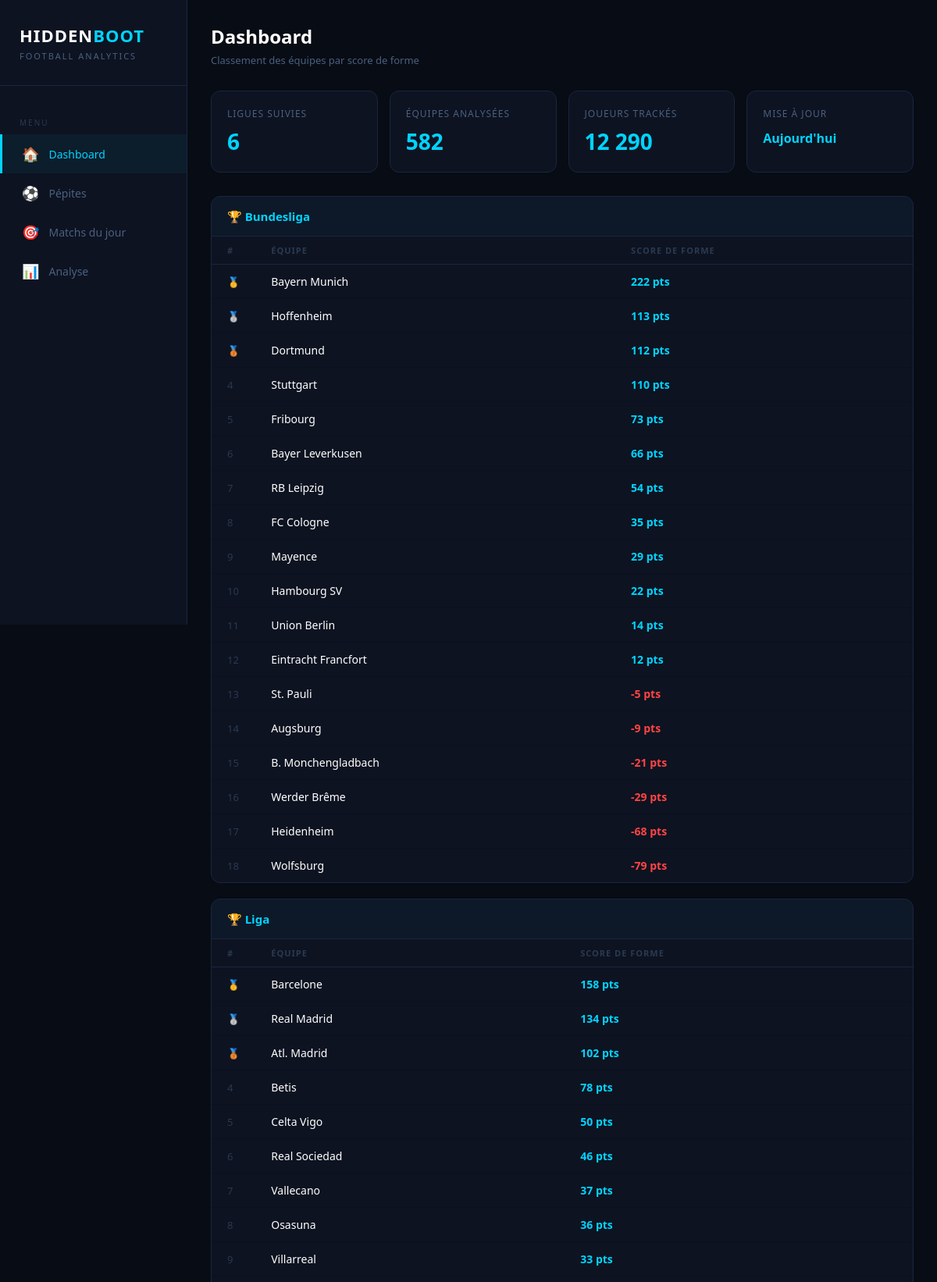
The page / (upper part) on the database its author committed.
### tables this page shows
CREATE TABLE scores (
        id INTEGER PRIMARY KEY AUTOINCREMENT,
        equipe_id INTEGER,
        score_total INTEGER,
        date_calcul TEXT,
        FOREIGN KEY (equipe_id) REFERENCES equipes(id)
    );

CREATE TABLE ligues (
        id INTEGER PRIMARY KEY AUTOINCREMENT,
        nom TEXT,
        pays TEXT,
        url TEXT
    );

CREATE TABLE equipes (
        id INTEGER PRIMARY KEY AUTOINCREMENT,
        nom TEXT,
        url_id TEXT,
        ligue_id INTEGER,
        FOREIGN KEY (ligue_id) REFERENCES ligues(id)
    );

### app.py (the view)
@app.route("/")
def dashboard():
    conn = get_db()
    c = conn.cursor()
    c.execute("""
        SELECT e.nom, l.nom as ligue, l.pays, s.score_total
        FROM scores s
        JOIN equipes e ON s.equipe_id = e.id
        JOIN ligues l ON e.ligue_id = l.id
        ORDER BY l.nom, s.score_total DESC
    """)
    equipes = c.fetchall()
    conn.close()
    ligues = {}
    for eq in equipes:
        if eq["ligue"] not in ligues:
            ligues[eq["ligue"]] = []
        ligues[eq["ligue"]].append(eq)
    return render_template("dashboard.html", ligues=ligues)

### app.py (called while the page is built)
def get_db():
    conn = sqlite3.connect("botfoot.db")
    conn.row_factory = sqlite3.Row
    return conn

### templates/dashboard.html (shortened to what this page needs)
<!DOCTYPE html>
<html lang="fr">
<head>
    <link rel="stylesheet" href="https://cdn.jsdelivr.net/gh/lipis/flag-icons@7.0.0/css/flag-icons.min.css"/>
</head>
<body>
<div class="sidebar">
    <div class="logo">
        <h1>HIDDEN<span>BOOT</span></h1>
        <p>Football Analytics</p>
    </div>
    <div class="nav-section">Menu</div>
    <a href="/" class="nav-item active">
        <span class="icon">🏠</span> Dashboard
    </a>
    <a href="/pepites" class="nav-item">
        <span class="icon">⚽</span> Pépites
    </a>
    <a href="/matchs" class="nav-item">
        <span class="icon">🎯</span> Matchs du jour
    </a>
    <a href="/analyse" class="nav-item">
        <span class="icon">📊</span> Analyse
    </a>
</div>
<div class="main">
    <div class="page-header">
        <h2>Dashboard</h2>
        <p>Classement des équipes par score de forme</p>
    </div>
    <div class="stats-grid">
        <div class="stat-card">
            <div class="label">Ligues suivies</div>
            <div class="value">{{ ligues|length }}</div>
        </div>
        <div class="stat-card">
            <div class="label">Équipes analysées</div>
            <div class="value">582</div>
        </div>
        <div class="stat-card">
            <div class="label">Joueurs trackés</div>
            <div class="value">12 290</div>
        </div>
        <div class="stat-card">
            <div class="label">Mise à jour</div>
            <div class="value" style="font-size:16px; margin-top:12px;">Aujourd'hui</div>
        </div>
    </div>
    {% for ligue, equipes in ligues.items() %}
    <div class="ligue-block">
        <div class="ligue-header">
            <h3>🏆 {{ ligue }}</h3>
        </div>
        <table>
            <tr>
                <th>#</th>
                <th>Équipe</th>
                <th>Score de forme</th>
            </tr>
            {% for eq in equipes %}
            <tr>
                <td class="rang {% if loop.index == 1 %}rang-1{% elif loop.index == 2 %}rang-2{% elif loop.index == 3 %}rang-3{% endif %}">
                    {% if loop.index == 1 %}🥇
                    {% elif loop.index == 2 %}🥈
                    {% elif loop.index == 3 %}🥉
                    {% else %}{{ loop.index }}{% endif %}
                </td>
                <td>{{ eq.nom }}</td>
                <td class="{{ 'score-pos' if eq.score_total > 0 else 'score-neg' }}">
                    {{ eq.score_total }} pts
                </td>
            </tr>
            {% endfor %}
        </table>
    </div>
    {% endfor %}
</div>
</body>
</html>

### templates/dashboard.html (style rules this page uses)
* { margin: 0; padding: 0; box-sizing: border-box; }
body { background: #080C14; color: #fff; font-family: 'Segoe UI', Arial, sans-serif; display: flex; min-height: 100vh; }
.sidebar { width: 240px; min-height: 100vh; background: #0D1321; border-right: 1px solid #1a2540; padding: 30px 0; position: fixed; left: 0; top: 0; }
.logo { padding: 0 25px 30px; border-bottom: 1px solid #1a2540; margin-bottom: 20px; }
.logo h1 { font-size: 22px; font-weight: 800; letter-spacing: 1px; }
.logo h1 span { color: #00D4FF; }
.logo p { color: #4a6080; font-size: 11px; margin-top: 4px; text-transform: uppercase; letter-spacing: 2px; }
.nav-item { display: flex; align-items: center; gap: 12px; padding: 13px 25px; color: #4a6080; text-decoration: none; font-size: 14px; transition: all 0.2s; border-left: 3px solid transparent; }
.nav-item:hover, .nav-item.active { color: #00D4FF; background: rgba(0, 212, 255, 0.05); border-left: 3px solid #00D4FF; }
.nav-item .icon { font-size: 18px; }
.nav-section { padding: 20px 25px 8px; color: #2a3a50; font-size: 10px; text-transform: uppercase; letter-spacing: 2px; }
.main { margin-left: 240px; padding: 30px; flex: 1; }
.page-header { margin-bottom: 30px; }
.page-header h2 { font-size: 24px; font-weight: 700; }
.page-header p { color: #4a6080; font-size: 13px; margin-top: 5px; }
.stats-grid { display: grid; grid-template-columns: repeat(4, 1fr); gap: 15px; margin-bottom: 30px; }
.stat-card { background: #0D1321; border: 1px solid #1a2540; border-radius: 12px; padding: 20px; }
.stat-card .label { color: #4a6080; font-size: 12px; text-transform: uppercase; letter-spacing: 1px; }
.stat-card .value { font-size: 28px; font-weight: 700; color: #00D4FF; margin-top: 8px; }
.ligue-block { background: #0D1321; border: 1px solid #1a2540; border-radius: 12px; margin-bottom: 20px; overflow: hidden; }
.ligue-header { padding: 15px 20px; display: flex; align-items: center; gap: 10px; border-bottom: 1px solid #1a2540; background: rgba(0, 212, 255, 0.03); }
.ligue-header h3 { font-size: 15px; font-weight: 600; color: #00D4FF; }
table { width: 100%; border-collapse: collapse; }
th { padding: 10px 20px; text-align: left; color: #2a3a50; font-size: 11px; text-transform: uppercase; letter-spacing: 1px; border-bottom: 1px solid #1a2540; }
td { padding: 12px 20px; border-bottom: 1px solid #0a1020; font-size: 14px; }
tr:last-child td { border-bottom: none; }
.rang { color: #2a3a50; font-size: 13px; width: 30px; }
.rang-1 { color: #FFD700; font-weight: 700; }
.rang-2 { color: #C0C0C0; font-weight: 700; }
.rang-3 { color: #CD7F32; font-weight: 700; }
.score-pos { color: #00D4FF; font-weight: 600; }
.score-neg { color: #ff4444; font-weight: 600; }

### rows shown on the page
scores: nom "Bundesliga", nom "Bayern Munich", score_total "222"
scores: nom "Hoffenheim", score_total "113"
scores: nom "Dortmund", score_total "112"
scores: nom "Stuttgart", score_total "110"
scores: nom "Fribourg", score_total "73"
scores: nom "Bayer Leverkusen", score_total "66"
scores: nom "RB Leipzig", score_total "54"
scores: nom "FC Cologne", score_total "35"
scores: nom "Mayence", score_total "29"
scores: nom "Hambourg SV", score_total "22"
scores: nom "Union Berlin", score_total "14"
scores: nom "Eintracht Francfort", score_total "12"
scores: nom "St. Pauli", score_total "-5"
scores: nom "Augsburg", score_total "-9"
scores: nom "B. Monchengladbach", score_total "-21"
scores: nom "Werder Brême", score_total "-29"
scores: nom "Heidenheim", score_total "-68"
scores: nom "Wolfsburg", score_total "-79"
scores: nom "Liga", nom "Barcelone", score_total "158"
scores: nom "Real Madrid", score_total "134"
scores: nom "Atl. Madrid", score_total "102"
scores: nom "Betis", score_total "78"
scores: nom "Celta Vigo", score_total "50"
scores: nom "Real Sociedad", score_total "46"
scores: nom "Vallecano", score_total "37"
scores: nom "Osasuna", score_total "36"
scores: nom "Villarreal", score_total "33"

### other values the page prints
{{ ligues|length }} "6"
